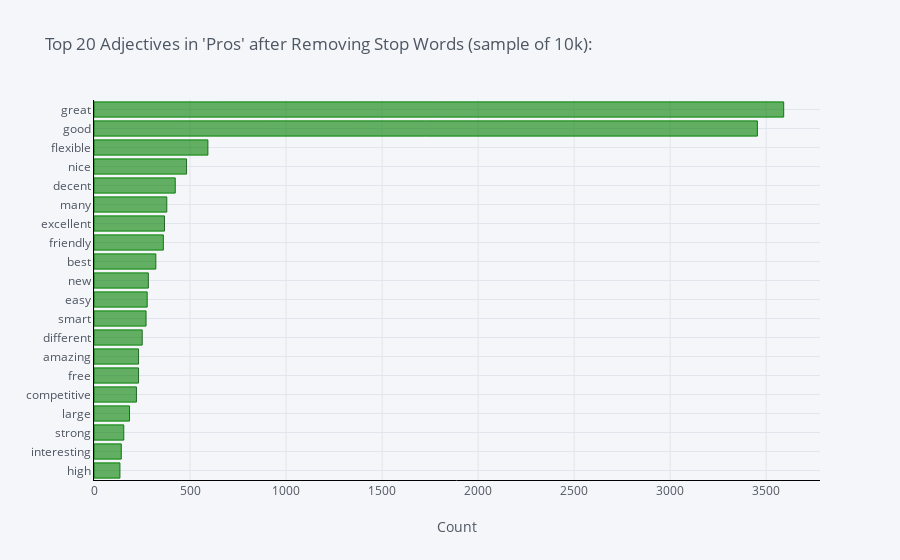

Write notebook code for a chart like this one.
### Markdown cell above
## Initial Exploratory Analysis

### How do employees differ in describing jobs they enjoy vs. jobs they hate?
We can use the previously POS-tagged reviews that we generated using SpaCy and discover what the most commonly used adjectives are. This is extremely useful in text generated from any sort of reviews. We can roughly gauge the way people view a certain item, product, or company in our case.
### Most common adjectives used in Pros:

### Code cell
top_adjectives_pros.iplot(
    kind='bar', xTitle='Count', linecolor='black',orientation = 'h', color='green', title="Top 20 Adjectives in 'Pros' after Removing Stop Words (sample of 10k):")

### Figure 1 — Plotly figure (JSON) as saved in the notebook; plotly's stock layout.template omitted (floating-point values rounded to 4 significant figures)
{"data": [{"marker": {"color": "rgba(0, 128, 0, 0.6)", "line": {"color": "rgba(0, 128, 0, 1.0)", "width": 1}}, "name": "count", "orientation": "h", "text": "", "type": "bar", "x": [135, 142, 155, 185, 221, 232, 232, 251, 271, 277, 283, 322, 361, 367, 379, 423, 482, 593, 3454, 3591], "y": ["high", "interesting", "strong", "large", "competitive", "free", "amazing", "different", "smart", "easy", "new", "best", "friendly", "excellent", "many", "decent", "nice", "flexible", "good", "great"]}], "layout": {"legend": {"bgcolor": "#F5F6F9", "font": {"color": "#4D5663"}}, "paper_bgcolor": "#F5F6F9", "plot_bgcolor": "#F5F6F9", "title": {"font": {"color": "#4D5663"}, "text": "Top 20 Adjectives in 'Pros' after Removing Stop Words (sample of 10k):"}, "xaxis": {"gridcolor": "#E1E5ED", "linecolor": "black", "showgrid": true, "tickfont": {"color": "#4D5663"}, "title": {"font": {"color": "#4D5663"}, "text": "Count"}, "zerolinecolor": "#E1E5ED"}, "yaxis": {"gridcolor": "#E1E5ED", "linecolor": "black", "showgrid": true, "tickfont": {"color": "#4D5663"}, "title": {"font": {"color": "#4D5663"}, "text": ""}, "zerolinecolor": "#E1E5ED"}}}
